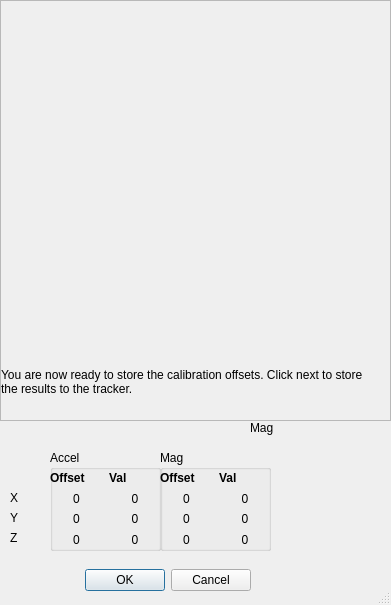
<?xml version="1.0" encoding="UTF-8"?>
<ui version="4.0">
 <class>CalibrateDialog</class>
 <widget class="QDialog" name="CalibrateDialog">
  <property name="geometry">
   <rect>
    <x>0</x>
    <y>0</y>
    <width>391</width>
    <height>605</height>
   </rect>
  </property>
  <property name="windowTitle">
   <string>Calibrate window</string>
  </property>
  <property name="sizeGripEnabled">
   <bool>true</bool>
  </property>
  <widget class="QDialogButtonBox" name="buttonBox">
   <property name="geometry">
    <rect>
     <x>30</x>
     <y>560</y>
     <width>221</width>
     <height>41</height>
    </rect>
   </property>
   <property name="orientation">
    <enum>Qt::Horizontal</enum>
   </property>
   <property name="standardButtons">
    <set>QDialogButtonBox::Cancel|QDialogButtonBox::Ok</set>
   </property>
   <property name="centerButtons">
    <bool>false</bool>
   </property>
  </widget>
  <widget class="QStackedWidget" name="stackedWidget">
   <property name="geometry">
    <rect>
     <x>0</x>
     <y>0</y>
     <width>391</width>
     <height>421</height>
    </rect>
   </property>
   <property name="frameShape">
    <enum>QFrame::StyledPanel</enum>
   </property>
   <property name="currentIndex">
    <number>5</number>
   </property>
   <widget class="QWidget" name="page">
    <widget class="QLabel" name="label_12">
     <property name="geometry">
      <rect>
       <x>0</x>
       <y>340</y>
       <width>381</width>
       <height>71</height>
      </rect>
     </property>
     <property name="text">
      <string>Welcome to the head tracker calibration wizard! To calibrate, simply place your tracker in the position shown in each picture, and click next. Click next now to discard your existing calibration and get started</string>
     </property>
     <property name="wordWrap">
      <bool>true</bool>
     </property>
    </widget>
    <widget class="QLabel" name="labelPic">
     <property name="geometry">
      <rect>
       <x>10</x>
       <y>10</y>
       <width>381</width>
       <height>331</height>
      </rect>
     </property>
     <property name="text">
      <string/>
     </property>
     <property name="scaledContents">
      <bool>true</bool>
     </property>
    </widget>
   </widget>
   <widget class="QWidget" name="page3">
    <widget class="QLabel" name="label_13">
     <property name="geometry">
      <rect>
       <x>0</x>
       <y>340</y>
       <width>381</width>
       <height>81</height>
      </rect>
     </property>
     <property name="text">
      <string>Start by placing the tracker down on a table with the IMU components facing up as shown in the picture. Hold the tracker still, then press next.</string>
     </property>
     <property name="wordWrap">
      <bool>true</bool>
     </property>
    </widget>
    <widget class="QLabel" name="label_14">
     <property name="geometry">
      <rect>
       <x>10</x>
       <y>10</y>
       <width>371</width>
       <height>341</height>
      </rect>
     </property>
     <property name="text">
      <string/>
     </property>
     <property name="pixmap">
      <pixmap resource="local.qrc">:/Position1.jpg</pixmap>
     </property>
     <property name="scaledContents">
      <bool>true</bool>
     </property>
    </widget>
   </widget>
   <widget class="QWidget" name="page_2">
    <widget class="QLabel" name="label_15">
     <property name="geometry">
      <rect>
       <x>0</x>
       <y>340</y>
       <width>381</width>
       <height>81</height>
      </rect>
     </property>
     <property name="text">
      <string>Now slowly and steadily rotate the tracker in a full 360 degree circle around the pan axis, as shown. When complete, press next.</string>
     </property>
     <property name="wordWrap">
      <bool>true</bool>
     </property>
    </widget>
    <widget class="QLabel" name="label_16">
     <property name="geometry">
      <rect>
       <x>10</x>
       <y>10</y>
       <width>371</width>
       <height>341</height>
      </rect>
     </property>
     <property name="text">
      <string/>
     </property>
     <property name="pixmap">
      <pixmap resource="local.qrc">:/Position2MinMax.jpg</pixmap>
     </property>
     <property name="scaledContents">
      <bool>true</bool>
     </property>
    </widget>
   </widget>
   <widget class="QWidget" name="page_3">
    <widget class="QLabel" name="label_17">
     <property name="geometry">
      <rect>
       <x>10</x>
       <y>10</y>
       <width>371</width>
       <height>341</height>
      </rect>
     </property>
     <property name="text">
      <string/>
     </property>
     <property name="pixmap">
      <pixmap resource="local.qrc">:/Position3MinMax.jpg</pixmap>
     </property>
     <property name="scaledContents">
      <bool>true</bool>
     </property>
    </widget>
    <widget class="QLabel" name="label_18">
     <property name="geometry">
      <rect>
       <x>0</x>
       <y>340</y>
       <width>381</width>
       <height>81</height>
      </rect>
     </property>
     <property name="text">
      <string>Now slowly and steadily rotate the tracker in a full 360 degree circle around the tilt axis, as shown. When complete, press next.</string>
     </property>
     <property name="wordWrap">
      <bool>true</bool>
     </property>
    </widget>
   </widget>
   <widget class="QWidget" name="page_4">
    <widget class="QLabel" name="label_19">
     <property name="geometry">
      <rect>
       <x>0</x>
       <y>340</y>
       <width>381</width>
       <height>81</height>
      </rect>
     </property>
     <property name="text">
      <string>Now slowly and steadily rotate the tracker in a full 360 degree circle around the roll axis, as shown. When complete, press next.</string>
     </property>
     <property name="wordWrap">
      <bool>true</bool>
     </property>
    </widget>
    <widget class="QLabel" name="label_20">
     <property name="geometry">
      <rect>
       <x>10</x>
       <y>10</y>
       <width>371</width>
       <height>341</height>
      </rect>
     </property>
     <property name="text">
      <string/>
     </property>
     <property name="pixmap">
      <pixmap resource="local.qrc">:/Position4MinMax.jpg</pixmap>
     </property>
     <property name="scaledContents">
      <bool>true</bool>
     </property>
    </widget>
   </widget>
   <widget class="QWidget" name="page_5">
    <widget class="QLabel" name="label_22">
     <property name="geometry">
      <rect>
       <x>0</x>
       <y>340</y>
       <width>381</width>
       <height>81</height>
      </rect>
     </property>
     <property name="text">
      <string>You are now ready to store the calibration offsets. Click next to store the results to the tracker.</string>
     </property>
     <property name="wordWrap">
      <bool>true</bool>
     </property>
    </widget>
   </widget>
   <widget class="QWidget" name="page_6">
    <widget class="QLabel" name="label_24">
     <property name="geometry">
      <rect>
       <x>0</x>
       <y>340</y>
       <width>381</width>
       <height>81</height>
      </rect>
     </property>
     <property name="text">
      <string>Calibration complete!</string>
     </property>
     <property name="wordWrap">
      <bool>true</bool>
     </property>
    </widget>
   </widget>
  </widget>
  <widget class="QLabel" name="label_4">
   <property name="geometry">
    <rect>
     <x>250</x>
     <y>420</y>
     <width>58</width>
     <height>16</height>
    </rect>
   </property>
   <property name="text">
    <string>Mag</string>
   </property>
  </widget>
  <widget class="QGroupBox" name="groupBox">
   <property name="geometry">
    <rect>
     <x>50</x>
     <y>450</y>
     <width>111</width>
     <height>101</height>
    </rect>
   </property>
   <property name="title">
    <string>Accel</string>
   </property>
   <widget class="QWidget" name="gridLayoutWidget_2">
    <property name="geometry">
     <rect>
      <x>0</x>
      <y>20</y>
      <width>111</width>
      <height>77</height>
     </rect>
    </property>
    <layout class="QGridLayout" name="gridLayout_2">
     <item row="1" column="1">
      <widget class="QLabel" name="labelAccX">
       <property name="text">
        <string>0</string>
       </property>
       <property name="alignment">
        <set>Qt::AlignCenter</set>
       </property>
      </widget>
     </item>
     <item row="1" column="0">
      <widget class="QLabel" name="labelOffX">
       <property name="text">
        <string>0</string>
       </property>
       <property name="alignment">
        <set>Qt::AlignCenter</set>
       </property>
      </widget>
     </item>
     <item row="0" column="1">
      <widget class="QLabel" name="label_5">
       <property name="font">
        <font>
         <weight>75</weight>
         <bold>true</bold>
        </font>
       </property>
       <property name="text">
        <string>Val</string>
       </property>
      </widget>
     </item>
     <item row="0" column="0">
      <widget class="QLabel" name="label_6">
       <property name="font">
        <font>
         <weight>75</weight>
         <bold>true</bold>
        </font>
       </property>
       <property name="text">
        <string>Offset</string>
       </property>
      </widget>
     </item>
     <item row="2" column="0">
      <widget class="QLabel" name="labelOffY">
       <property name="text">
        <string>0</string>
       </property>
       <property name="alignment">
        <set>Qt::AlignCenter</set>
       </property>
      </widget>
     </item>
     <item row="3" column="0">
      <widget class="QLabel" name="labelOffZ">
       <property name="text">
        <string>0</string>
       </property>
       <property name="alignment">
        <set>Qt::AlignCenter</set>
       </property>
      </widget>
     </item>
     <item row="3" column="1">
      <widget class="QLabel" name="labelAccZ">
       <property name="text">
        <string>0</string>
       </property>
       <property name="alignment">
        <set>Qt::AlignCenter</set>
       </property>
      </widget>
     </item>
     <item row="2" column="1">
      <widget class="QLabel" name="labelAccY">
       <property name="text">
        <string>0</string>
       </property>
       <property name="alignment">
        <set>Qt::AlignCenter</set>
       </property>
      </widget>
     </item>
    </layout>
   </widget>
  </widget>
  <widget class="QGroupBox" name="groupBox_2">
   <property name="geometry">
    <rect>
     <x>160</x>
     <y>450</y>
     <width>111</width>
     <height>101</height>
    </rect>
   </property>
   <property name="title">
    <string>Mag</string>
   </property>
   <widget class="QWidget" name="gridLayoutWidget_3">
    <property name="geometry">
     <rect>
      <x>0</x>
      <y>20</y>
      <width>111</width>
      <height>77</height>
     </rect>
    </property>
    <layout class="QGridLayout" name="gridLayout_3">
     <item row="1" column="0">
      <widget class="QLabel" name="labelOffMagX">
       <property name="text">
        <string>0</string>
       </property>
       <property name="alignment">
        <set>Qt::AlignCenter</set>
       </property>
      </widget>
     </item>
     <item row="0" column="1">
      <widget class="QLabel" name="label_8">
       <property name="font">
        <font>
         <weight>75</weight>
         <bold>true</bold>
        </font>
       </property>
       <property name="text">
        <string>Val</string>
       </property>
      </widget>
     </item>
     <item row="0" column="0">
      <widget class="QLabel" name="label_9">
       <property name="font">
        <font>
         <weight>75</weight>
         <bold>true</bold>
        </font>
       </property>
       <property name="text">
        <string>Offset</string>
       </property>
      </widget>
     </item>
     <item row="2" column="0">
      <widget class="QLabel" name="labelOffMagY">
       <property name="text">
        <string>0</string>
       </property>
       <property name="alignment">
        <set>Qt::AlignCenter</set>
       </property>
      </widget>
     </item>
     <item row="3" column="0">
      <widget class="QLabel" name="labelOffMagZ">
       <property name="text">
        <string>0</string>
       </property>
       <property name="alignment">
        <set>Qt::AlignCenter</set>
       </property>
      </widget>
     </item>
     <item row="1" column="1">
      <widget class="QLabel" name="labelMagX">
       <property name="text">
        <string>0</string>
       </property>
       <property name="alignment">
        <set>Qt::AlignCenter</set>
       </property>
      </widget>
     </item>
     <item row="2" column="1">
      <widget class="QLabel" name="labelMagY">
       <property name="text">
        <string>0</string>
       </property>
       <property name="alignment">
        <set>Qt::AlignCenter</set>
       </property>
      </widget>
     </item>
     <item row="3" column="1">
      <widget class="QLabel" name="labelMagZ">
       <property name="text">
        <string>0</string>
       </property>
       <property name="alignment">
        <set>Qt::AlignCenter</set>
       </property>
      </widget>
     </item>
    </layout>
   </widget>
  </widget>
  <widget class="QLabel" name="label">
   <property name="geometry">
    <rect>
     <x>10</x>
     <y>490</y>
     <width>37</width>
     <height>15</height>
    </rect>
   </property>
   <property name="text">
    <string>X</string>
   </property>
  </widget>
  <widget class="QLabel" name="label_3">
   <property name="geometry">
    <rect>
     <x>10</x>
     <y>530</y>
     <width>37</width>
     <height>15</height>
    </rect>
   </property>
   <property name="text">
    <string>Z</string>
   </property>
  </widget>
  <widget class="QLabel" name="label_2">
   <property name="geometry">
    <rect>
     <x>10</x>
     <y>510</y>
     <width>37</width>
     <height>15</height>
    </rect>
   </property>
   <property name="text">
    <string>Y</string>
   </property>
  </widget>
 </widget>
 <resources>
  <include location="local.qrc"/>
 </resources>
 <connections>
  <connection>
   <sender>buttonBox</sender>
   <signal>accepted()</signal>
   <receiver>stackedWidget</receiver>
   <slot>raise()</slot>
   <hints>
    <hint type="sourcelabel">
     <x>248</x>
     <y>254</y>
    </hint>
    <hint type="destinationlabel">
     <x>200</x>
     <y>215</y>
    </hint>
   </hints>
  </connection>
  <connection>
   <sender>buttonBox</sender>
   <signal>rejected()</signal>
   <receiver>CalibrateDialog</receiver>
   <slot>reject()</slot>
   <hints>
    <hint type="sourcelabel">
     <x>316</x>
     <y>260</y>
    </hint>
    <hint type="destinationlabel">
     <x>286</x>
     <y>274</y>
    </hint>
   </hints>
  </connection>
 </connections>
</ui>
